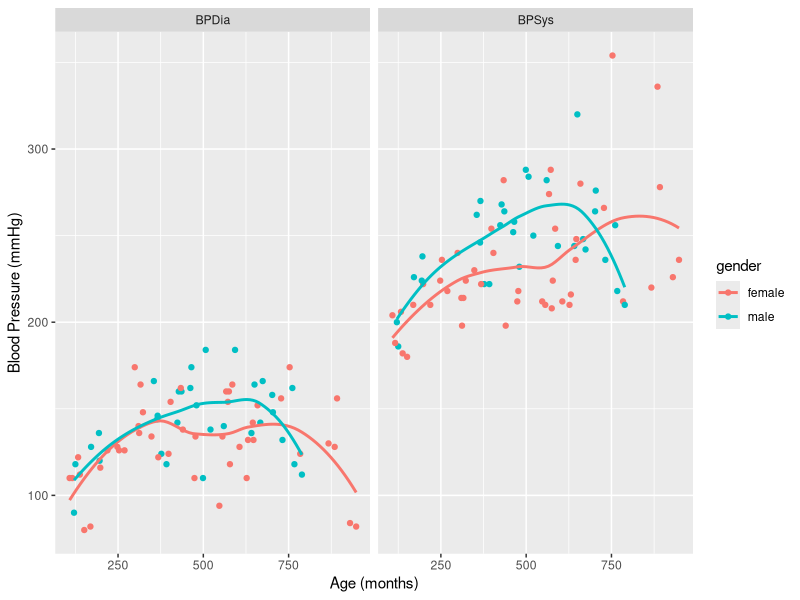

Source code (R):
## ---- chunk 1
# tidyverse packages
library(dplyr)   
library(tidyr)   
library(ggplot2)  
library(readr)    
library(here)
library(skimr)
## ---- chunk 2
nhanes <- read_csv(here('data', 'nhanes_c2.csv'))
## ---- chunk 3
print(nhanes)
skim(nhanes)
## ---- chunk 4
# data transformation
nhanesTidy <- gather(nhanes, 
                     key = "type",
                     value = "BP",
                     c(BPSys, BPDia))

# plotting
ggplot(nhanesTidy, aes(x = ageMonths, y = BP, color = gender)) + 
  geom_point() + 
  geom_smooth(se = FALSE) +
  facet_grid(. ~ type) + 
  labs(x = "Age (months)", y = "Blood Pressure (mmHg)")
